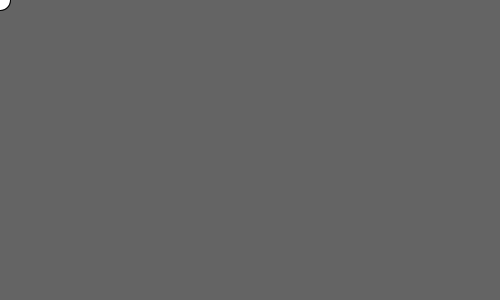
Frame 1 (no input)
Frame 60 (the mouse pressed at the canvas centre just before this capture): identical to frame 1, image omitted
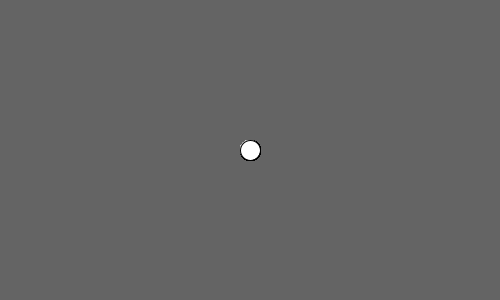
Frame 120 (the mouse held since frame 60 and released just before this capture)

The Processing sketch that drew these frames (run headless with seeded random() and noise(); from frame 60 on, the mouse is pressed at the canvas centre):

// Processing sketch: PV019PGraphicsSpiegatiSemplice
// ── PV019PGraphicsSpiegatiSemplice.pde
PGraphics fisso; // mostra i cerchi memorizzati
PGraphics dinamico; // mosrtra il cerchio che segue il mouse

void setup()
{
  size(500, 300);
  fisso = createGraphics(width, height);
  dinamico = createGraphics(width, height);
}

void draw()
{
  dinamico.beginDraw();
  
  dinamico.background(100);
  dinamico.ellipse(mouseX, mouseY, 20, 20);
  
  dinamico.endDraw();
  
  if (mousePressed)
  {
    fisso.beginDraw();
    
    fisso.ellipse(mouseX, mouseY, 20, 20);
    
    fisso.endDraw();
  }
  
  image(dinamico, 0, 0);
  image(fisso, 0, 0);
}
